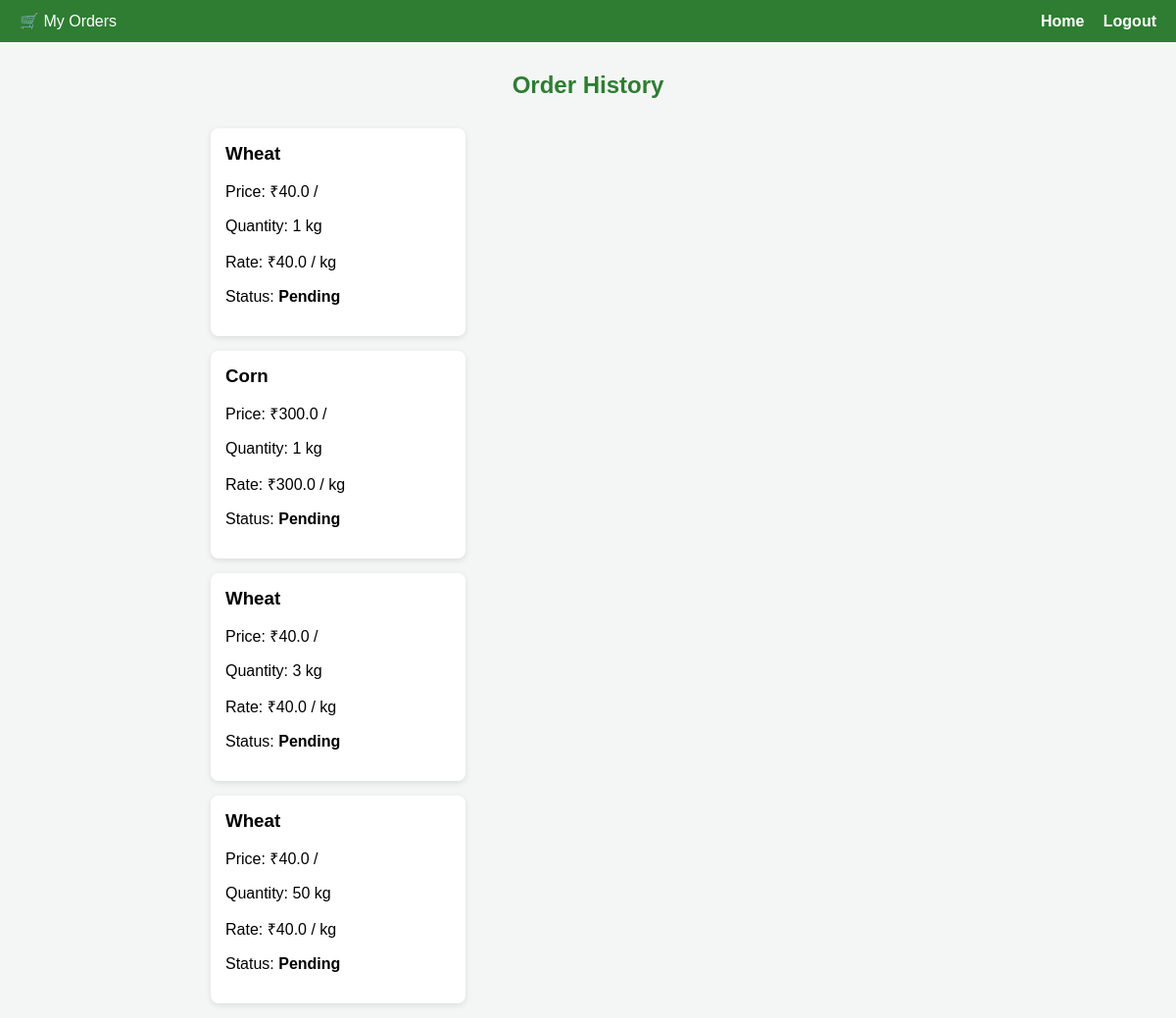
Page /orders/my-orders/ (signed in) on the earlier database version.
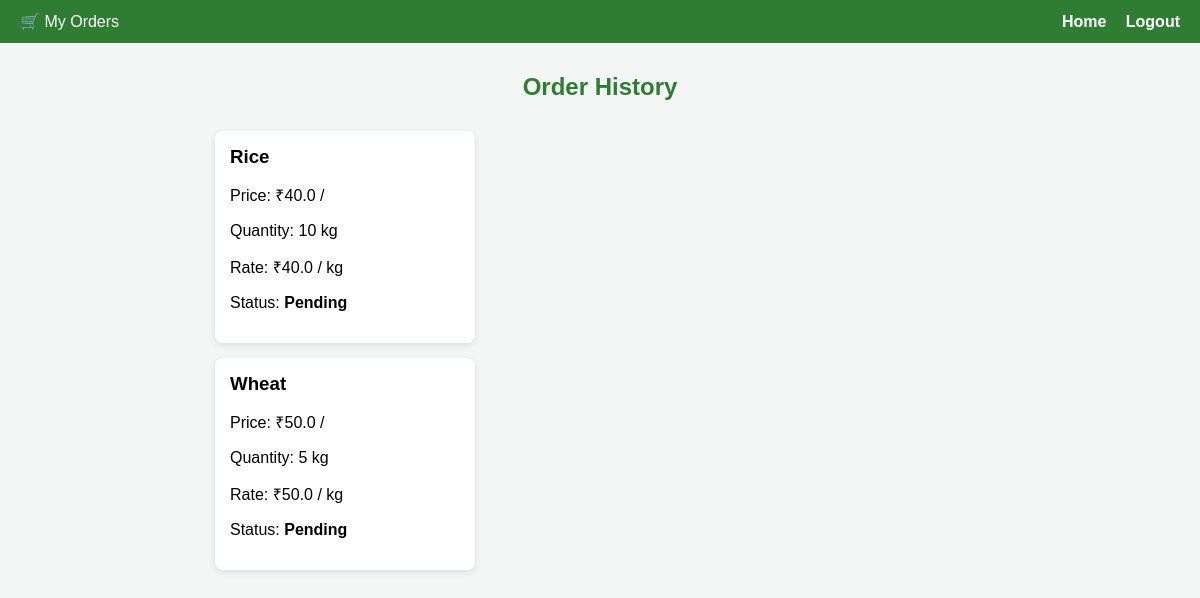
Same page on the later database version.
### orders/models.py (models this page shows, shortened)
class Order(models.Model):
    STATUS_CHOICES = (
        ('Pending', 'Pending'),
        ('Confirmed', 'Confirmed'),
        ('Shipped', 'Shipped'),
    )
    buyer = models.ForeignKey(User, on_delete=models.CASCADE)
    crop = models.ForeignKey(Crop, on_delete=models.CASCADE)
    quantity = models.IntegerField(default=1)
    status = models.CharField(max_length=20, choices=STATUS_CHOICES, default='Pending')

### marketplace/models.py (models this page shows, shortened)
class Crop(models.Model):
    UNIT_CHOICES = (
        ('kg', 'Kilogram'),
        ('quintal', 'Quintal'),
    )
    farmer = models.ForeignKey(User, on_delete=models.CASCADE)
    name = models.CharField(max_length=100)
    price = models.FloatField(help_text="Price per unit")
    unit = models.CharField(max_length=10, choices=UNIT_CHOICES, default='kg')
    quantity = models.FloatField(help_text="Available quantity in selected unit")
    image = CloudinaryField('image')
    description = models.TextField()

### orders/views.py (the view)
# urls.py: path('my-orders/', buyer_orders, name='buyer_orders'),
@login_required
def buyer_orders(request):
    orders = Order.objects.filter(buyer=request.user)
    return render(request, 'buyer_orders.html', {'orders': orders})

### templates/buyer_orders.html (shortened to what this page needs)
{% load static %}
<!DOCTYPE html>
<html>
<head>
    <link rel="stylesheet" href="{% static 'css/style.css' %}">
</head>
<body>
<div class="navbar">
    <div>🛒 My Orders</div>
    <div>
        <a href="{% url 'home' %}">Home</a>
        <a href="{% url 'logout' %}">Logout</a>
    </div>
</div>
<div class="dashboard">
    <h2 class="page-title">Order History</h2>
    {% for order in orders %}
        <div class="card">
            <div class="card-body">
                <h3>{{ order.crop.name }}</h3>
                <p>Price: ₹{{ order.crop.price }} / {{ order.crop.uni}}</p>
                <p>Quantity: {{ order.quantity }} {{ order.crop.unit }}</p>
                <p>Rate: ₹{{ order.crop.price }} / {{ order.crop.unit }}</p>
                <p>Status: <strong>{{ order.status }}</strong></p>
            </div>
        </div>
    {% empty %}
        <p>No orders placed yet.</p>
    {% endfor %}
</div>
</body>
</html>

### static/css/style.css (style rules this page uses)
body { font-family: Arial, Helvetica, sans-serif; margin: 0; background-color: #f4f6f5; }
.navbar { background-color: #2e7d32; padding: 12px 20px; color: white; display: flex; justify-content: space-between; align-items: center; }
.navbar a { color: white; text-decoration: none; margin-left: 15px; font-weight: bold; }
.page-title { text-align: center; margin: 30px 0; color: #2e7d32; }
.card { background: white; width: 260px; margin: 15px; border-radius: 8px; box-shadow: 0 2px 6px rgba(0,0,0,0.1); overflow: hidden; }
.card-body { padding: 15px; }
.card-body h3 { margin: 0 0 8px; }
.dashboard { max-width: 800px; margin: auto; }

Differences in the rows shown:
removed Order: crop.name "Wheat", crop.price "40.0", quantity "1", crop.unit "kg", status "Pending"
removed Order: crop.name "Corn", crop.price "300.0", quantity "1", crop.unit "kg", status "Pending"
removed Order: crop.name "Wheat", crop.price "40.0", quantity "3", crop.unit "kg", status "Pending"
removed Order: crop.name "Wheat", crop.price "40.0", quantity "50", crop.unit "kg", status "Pending"
added Order: crop.name "Rice", crop.price "40.0", quantity "10", crop.unit "kg", status "Pending"
added Order: crop.name "Wheat", crop.price "50.0", quantity "5", crop.unit "kg", status "Pending"
